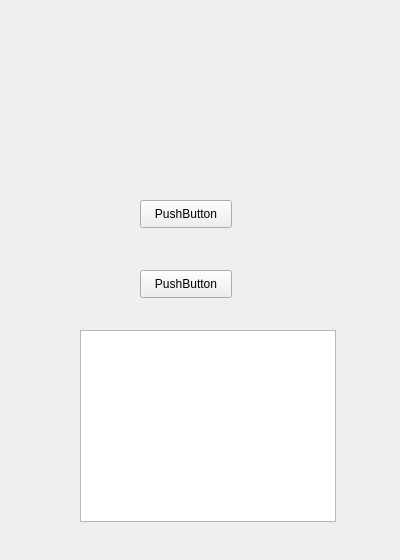
<?xml version="1.0" encoding="UTF-8"?>
<ui version="4.0">
 <class>QQFriendWindow</class>
 <widget class="QWidget" name="QQFriendWindow">
  <property name="geometry">
   <rect>
    <x>0</x>
    <y>0</y>
    <width>400</width>
    <height>560</height>
   </rect>
  </property>
  <property name="minimumSize">
   <size>
    <width>400</width>
    <height>560</height>
   </size>
  </property>
  <property name="maximumSize">
   <size>
    <width>400</width>
    <height>560</height>
   </size>
  </property>
  <property name="windowTitle">
   <string>Form</string>
  </property>
  <widget class="QPushButton" name="pushButton">
   <property name="geometry">
    <rect>
     <x>140</x>
     <y>200</y>
     <width>92</width>
     <height>28</height>
    </rect>
   </property>
   <property name="text">
    <string>PushButton</string>
   </property>
  </widget>
  <widget class="QPushButton" name="pushButton_2">
   <property name="geometry">
    <rect>
     <x>140</x>
     <y>270</y>
     <width>92</width>
     <height>28</height>
    </rect>
   </property>
   <property name="text">
    <string>PushButton</string>
   </property>
  </widget>
  <widget class="QListWidget" name="listWidget">
   <property name="geometry">
    <rect>
     <x>80</x>
     <y>330</y>
     <width>256</width>
     <height>192</height>
    </rect>
   </property>
   <property name="selectionMode">
    <enum>QAbstractItemView::NoSelection</enum>
   </property>
  </widget>
 </widget>
 <resources/>
 <connections/>
</ui>
